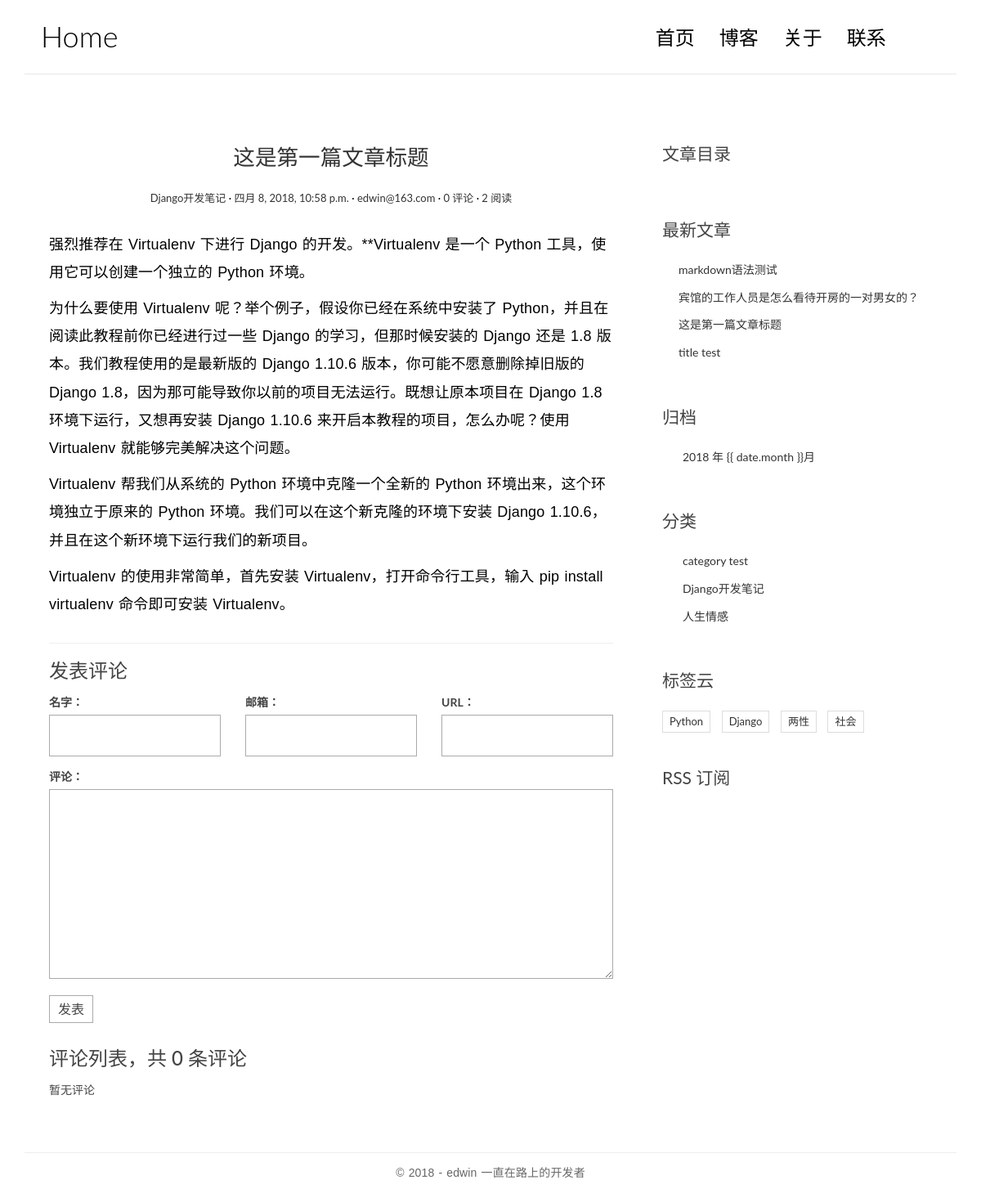
The app's page /post/2/, older data.
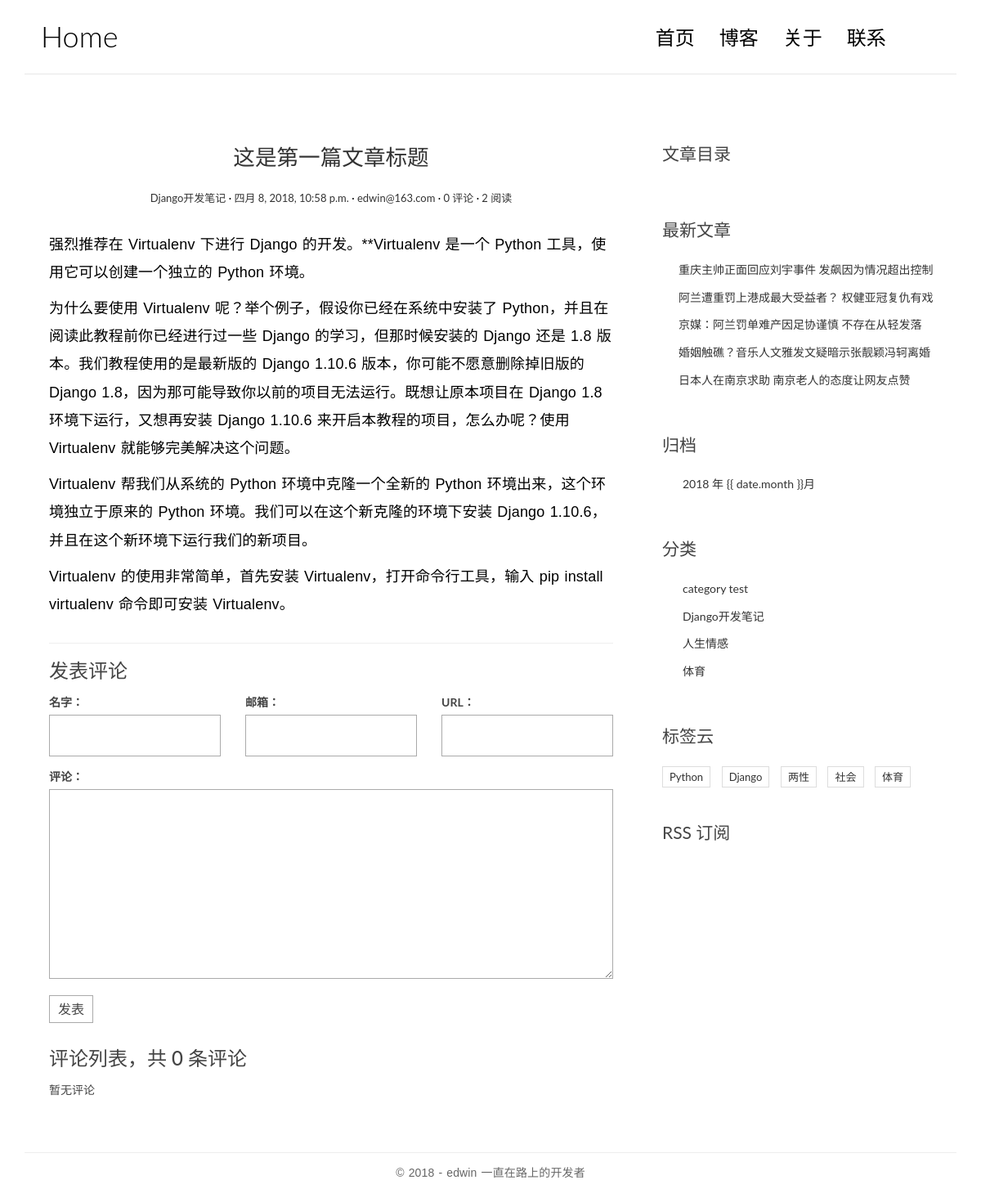
The same page, newer data.
### blog/models.py (models this page shows, shortened)
@python_2_unicode_compatible
class Port(models.Model):
    title = models.CharField(max_length=70,blank=False)
    body = models.TextField()
    created_time = models.DateTimeField()
    modified_time = models.DateTimeField()
    excerpt = models.CharField(max_length=200, blank=True)
    category = models.ForeignKey(Category)
    tags = models.ManyToManyField(Tag, blank=True)
    author = models.ForeignKey(User)
    def get_absolute_url(self):
        return reverse('blog:detail',kwargs={'pk':self.pk})
    views = models.PositiveIntegerField(default=0)
    def increase_views(self):
        self.views += 1
        self.save(update_fields=['views'])
    def save(self, *args,**kwargs):
        if not self.excerpt:
            md = markdown.Markdown(extensions=[
                'markdown.extensions.extra',
                'markdown.extensions.codehilite',
            ])
            self.excerpt = strip_tags(md.convert(self.body))[:54]
        super(Port, self).save(*args,**kwargs)

@python_2_unicode_compatible
class Category(models.Model):
    name = models.CharField(max_length=200)

@python_2_unicode_compatible
class Tag(models.Model):
    name = models.CharField(max_length=100)

### blog/views.py (the view)
# urls.py: url(r'^post/(?P<pk>[0-9]*)/$',views.detail,name='detail'),
def detail(request,pk):
    port = get_object_or_404(Port,pk=pk)
    port.increase_views()
    html = markdown.markdown(port.body,
                                  extensions=[
                                      'markdown.extensions.extra',
                                      'markdown.extensions.codehilite',
                                      'markdown.extensions.toc',
                                  ])
    port.body = html
    form = CommentForm()
    comment_list = port.comment_set.all()
    context = {'post':port,
               'form':form,
               'comment_list':comment_list
               }
    return render(request,'blog/detail.html',context=context)

### comments/forms.py
class CommentForm(forms.ModelForm):
    class Meta:
        model = Comment
        fields = ['name','email','url','text']

### blog/templatetags/blog_tags.py (called while the page is built)
@register.simple_tag
def get_recent_posts(num=5):
    return Port.objects.all().order_by('-created_time')[:num]

@register.simple_tag
def archives():
    return Port.objects.dates('created_time','month',order='DESC')

@register.simple_tag
def get_categories():
    return Category.objects.annotate(num_posts=Count('port')).filter(num_posts__gt=0)

@register.simple_tag
def get_tags():
    return Tag.objects.annotate(num_posts=Count('port')).filter(num_posts__gt=0)

### templates/blog/detail.html (shortened to what this page needs)
{% extends 'base.html' %}
{% block main %}
<article class="post post-1">
    <header class="entry-header">
        <h1 class="entry-title">
            <a href="{{ post.get_absolute_url }}">{{post.title}}</a>
        </h1>
        <div class="entry-meta">
            <span class="post-category"><a href="#">{{post.category.name}}</a></span>
            <span class="post-date"><a href="#"><time class="entry-date"
                                                      datetime="{{post.created_time}}">{{post.created_time}}</time></a></span>
            <span class="post-author"><a href="#">{{ post.author }}</a></span>
            <span class="comments-link"><a href="#">{{ comment_list|length }} 评论</a></span>
            <span class="views-count"><a href="#">{{ post.views }} 阅读</a></span>
        </div>
    </header>
    <div class="entry-content clearfix">
        {{ post.body |safe}}
    </div>
</article>
<section class="comment-area" id="comment-area">
    <hr>
    <h3>发表评论</h3>
    <form action="{% url 'comments:post_comment' post.pk %}" method="post" class="comment-form">
        <div class="row">
            <div class="col-md-4">
                <label for="{{ form.name.id_for_label }}">名字：</label>
                {{ form.name }}
            </div>
            <div class="col-md-4">
                <label for="{{ form.email.id_for_label }}">邮箱：</label>
                {{ form.email }}
            </div>
            <div class="col-md-4">
                <label for="{{ form.url.id_for_label }}">URL：</label>
                {{ form.url }}
            </div>
            <div class="col-md-12">
                <label for="{{ form.text.id_for_label }}">评论：</label>
                {{ form.text }}
                <button type="submit" class="comment-btn">发表</button>
            </div>
        </div>
    </form>
    <div class="comment-list-panel">
        <h3>评论列表，共 <span>{{comment_list | length}}</span> 条评论</h3>
        <ul class="comment-list list-unstyled">
            {% for comment in comment_list %}
            <li class="comment-item">
                <span class="nickname">{{ comment.name }}</span>
                <time class="submit-date">{{ comment.created_time }}</time>
                <div class="text">
                    {{ comment.text }}
                </div>
            </li>
            {% empty %}
            暂无评论
            {% endfor %}
        </ul>
    </div>
</section>
{% endblock main %}
{% block toc %}
<div class="widget widget-content">
    <h3 class="widget-title">文章目录</h3>
</div>
{% endblock toc %}

### templates/base.html (shortened to what the changed rows need)
{% load staticfiles %}
{% load blog_tags %}
<!DOCTYPE html>
<html>
<head>
    <link href="https://cdn.bootcss.com/bootstrap/3.3.7/css/bootstrap.min.css" rel="stylesheet">
    <link rel="stylesheet" href="http://code.ionicframework.com/ionicons/2.0.1/css/ionicons.min.css">
    <link rel="stylesheet" href="{% static 'blog/css/pace.css' %}">
    <link rel="stylesheet" href="{% static 'blog/css/custom.css' %}">
    <link rel="stylesheet" href="{% static 'blog/css/highlights/github.css' %}">
</head>
<body>
<div class="container">
    <header id="site-header">
        <div class="row">
            <div class="col-md-4 col-sm-5 col-xs-8">
                <div class="logo">
                    <h1><a href="{% url 'blog:index'%}">Home</a></h1>
                </div>
            </div>
        </div>
    </header>
</div>
<div class="content-body">
    <div class="container">
        <div class="row">
            <main class="col-md-8">
                {% block main %}
                {% endblock main %}
            </main>
            <aside class="col-md-4">
                <div class="widget widget-recent-posts">
                    {% get_recent_posts as recent_post_list %}
                    <ul>
                        {% for post in recent_post_list %}
                        <li>
                            <a href="{{ post.get_absolute_url }}">{{ post.title }}</a>
                        </li>
                        {% empty %}
                        暂无文章！
                        {% endfor %}
                    </ul>
                </div>
                <div class="widget widget-archives">
                    {% archives as date_list%}
                    <ul>
                        {% for date in date_list%}
                        <li>
                            <a href="{% url 'blog:archives' date.year date.month %}">{{ date.year}} 年 {{ date.month
                                }}月</a>
                        </li>
                        {% empty %}
                        暂无归档
                        {% endfor %}
                    </ul>
                </div>
                <div class="widget widget-category">
                    {% get_categories as category_list %}
                    <ul>
                        {% for category in category_list %}
                        <li>
                            <a href="{% url 'blog:category' category.pk%}">{{ category.name }}
                                </a>
                        </li>
                        {% empty %}
                        暂无分类
                        {% endfor %}
                    </ul>
                </div>
                <div class="widget widget-tag-cloud">
                    {% get_tags as tags_list %}
                    <ul>
                        {% for tag in tags_list %}
                        <li>
                            <a href="#">{{ tag.name }}</a>
                        </li>
                        {% empty %}
                        暂无评论
                        {% endfor %}
                    </ul>
                </div>
            </aside>
        </div>
    </div>
</div>
</body>
</html>

Row changes from the older to the newer data that the page shows:
no longer on one of the page's lists (row unchanged): Port: title "这是第一篇文章标题"
no longer on this page (row unchanged): Port: title "markdown语法测试"
no longer on this page (row unchanged): Port: title "宾馆的工作人员是怎么看待开房的一对男女的？"
no longer on this page (row unchanged): Port: title "title test"
added Port: title "重庆主帅正面回应刘宇事件 发飙因为情况超出控制"
added Port: title "阿兰遭重罚上港成最大受益者？ 权健亚冠复仇有戏"
added Port: title "京媒：阿兰罚单难产因足协谨慎 不存在从轻发落"
added Port: title "婚姻触礁？音乐人文雅发文疑暗示张靓颖冯轲离婚"
added Port: title "日本人在南京求助 南京老人的态度让网友点赞"
added Category: name "体育"
added Tag: name "体育"
